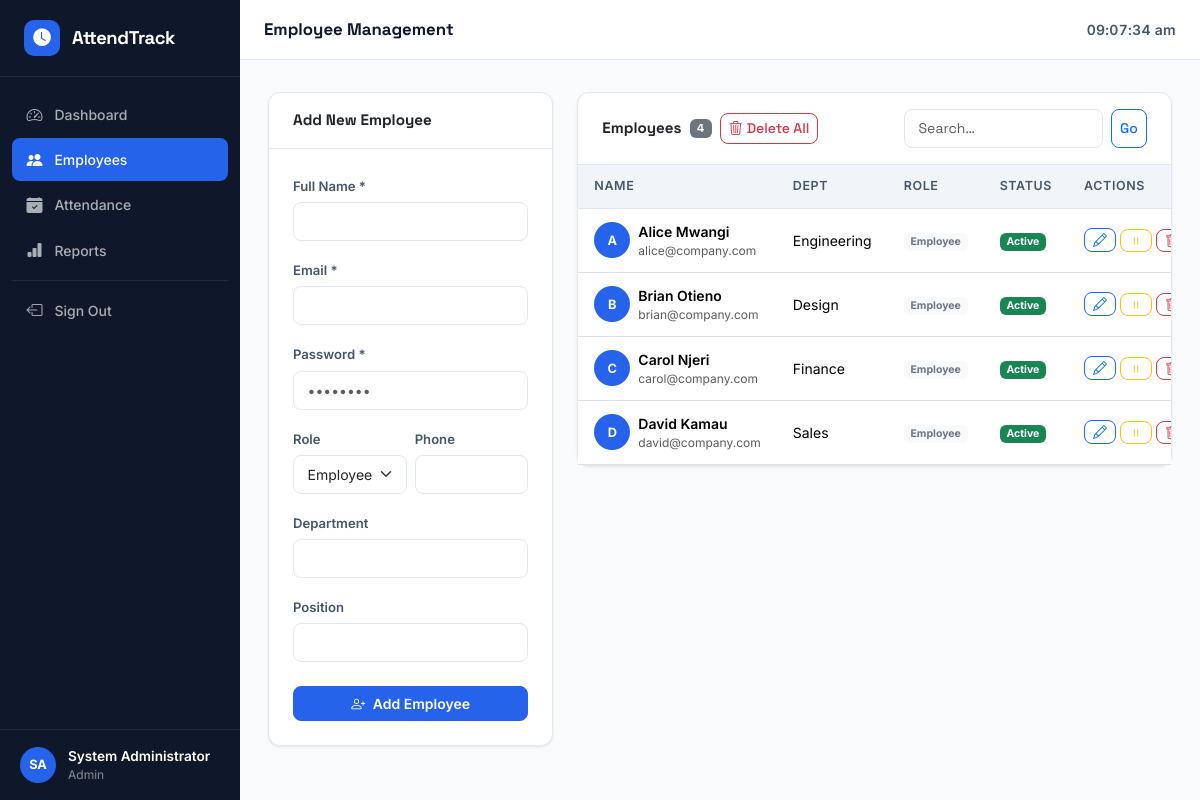
Page /admin/employees.php (signed in) on the committed database.
### tables this page shows
CREATE TABLE IF NOT EXISTS users (
  id          INT UNSIGNED AUTO_INCREMENT PRIMARY KEY,
  full_name   VARCHAR(120)  NOT NULL,
  email       VARCHAR(180)  NOT NULL UNIQUE,
  password    VARCHAR(255)  NOT NULL,
  role        ENUM('admin','employee') NOT NULL DEFAULT 'employee',
  department  VARCHAR(100)  DEFAULT NULL,
  position    VARCHAR(100)  DEFAULT NULL,
  phone       VARCHAR(30)   DEFAULT NULL,
  avatar      VARCHAR(255)  DEFAULT NULL,
  is_active   TINYINT(1)   NOT NULL DEFAULT 1,
  created_at  DATETIME     NOT NULL DEFAULT CURRENT_TIMESTAMP,
  updated_at  DATETIME     NOT NULL DEFAULT CURRENT_TIMESTAMP ON UPDATE CURRENT_TIMESTAMP
);

### includes/auth.php (called while the page is built, shortened)
<?php
require_once __DIR__ . '/db.php';
function is_logged_in(): bool {
    return !empty($_SESSION['logged_in']) && !empty($_SESSION['user_id']);
}
function current_user_id(): int {
    return (int)($_SESSION['user_id'] ?? 0);
}
function current_user(): array {
    $stmt = db_query(
        'SELECT id, full_name, email, role, department, position, avatar FROM users WHERE id = ? LIMIT 1',
        [current_user_id()]
    );
    return $stmt->fetch() ?: [];
}

### includes/db.php (called while the page is built, shortened)
<?php
class DB {
    private static ?PDO $instance = null;
    public static function get(): PDO {
        if (self::$instance === null) {
            $dsn = sprintf(
                'mysql:host=%s;port=%s;dbname=%s;charset=%s',
                DB_HOST, DB_PORT, DB_NAME, DB_CHARSET
            );
            $options = [
                PDO::ATTR_ERRMODE            => PDO::ERRMODE_EXCEPTION,
                PDO::ATTR_DEFAULT_FETCH_MODE => PDO::FETCH_ASSOC,
                PDO::ATTR_EMULATE_PREPARES   => false,
            ];
            try {
                self::$instance = new PDO($dsn, DB_USER, DB_PASS, $options);
            } catch (PDOException $e) {
                error_log('DB Connection failed: ' . $e->getMessage());
                die(json_encode(['error' => 'Database connection failed.']));
            }
        }
        return self::$instance;
    }
}
function db_query(string $sql, array $params = []): PDOStatement {
    $stmt = DB::get()->prepare($sql);
    $stmt->execute($params);
    return $stmt;
}

### admin/employees.php (the view, shortened to what this page needs)
<?php
require_once __DIR__ . '/../includes/auth.php';
$pageTitle = 'Employee Management';
$activeNav = 'emp';
$search    = trim($_GET['q'] ?? '');
$employees = db_query(
    "SELECT * FROM users WHERE role='employee' AND (full_name LIKE ? OR email LIKE ? OR department LIKE ?) ORDER BY full_name",
    ["%$search%", "%$search%", "%$search%"]
)->fetchAll();
$editing = null;
include __DIR__ . '/../includes/header.php';
?>
<div class="content-inner">
  <div class="row g-4">
    <div class="col-lg-4">
      <div class="card">
        <div class="card-header"><?= $editing ? 'Edit Employee' : 'Add New Employee' ?></div>
        <div class="card-body">
          <form method="post">
            <div class="mb-3">
              <label class="form-label">Full Name *</label>
              <input type="text" name="full_name" class="form-control" required
                value="<?= htmlspecialchars($editing['full_name'] ?? '') ?>">
            </div>
            <div class="mb-3">
              <label class="form-label">Email *</label>
              <input type="email" name="email" class="form-control" required
                value="<?= htmlspecialchars($editing['email'] ?? '') ?>">
            </div>
            <div class="mb-3">
              <label class="form-label">Password <?= $editing ? '(leave blank to keep)' : '*' ?></label>
              <input type="password" name="password" class="form-control" placeholder="••••••••"
                <?= $editing ? '' : 'required' ?>>
            </div>
            <div class="row g-2 mb-3">
              <div class="col-6">
                <label class="form-label">Role</label>
                <select name="role" class="form-select">
                  <option value="employee" <?= ($editing['role'] ?? '') !== 'admin' ? 'selected' : '' ?>>Employee</option>
                </select>
              </div>
              <div class="col-6">
                <label class="form-label">Phone</label>
                <input type="tel" name="phone" class="form-control"
                  value="<?= htmlspecialchars($editing['phone'] ?? '') ?>">
              </div>
            </div>
            <div class="mb-3">
              <label class="form-label">Department</label>
              <input type="text" name="department" class="form-control"
                value="<?= htmlspecialchars($editing['department'] ?? '') ?>">
            </div>
            <div class="mb-4">
              <label class="form-label">Position</label>
              <input type="text" name="position" class="form-control"
                value="<?= htmlspecialchars($editing['position'] ?? '') ?>">
            </div>
            <div class="d-flex gap-2">
              <button type="submit" class="btn btn-primary flex-fill fw-600">
                <i class="bi bi-<?= $editing ? 'save' : 'person-plus' ?> me-1"></i>
                <?= $editing ? 'Save Changes' : 'Add Employee' ?>
              </button>
            </div>
          </form>
        </div>
      </div>
    </div>
    <div class="col-lg-8">
      <div class="card">
        <div class="card-header d-flex justify-content-between align-items-center gap-2 flex-wrap">
          <div class="d-flex align-items-center gap-2 flex-wrap">
            Employees <span class="badge bg-secondary"><?= count($employees) ?></span>
            <?php if (!empty($employees)): ?>
              <form method="post" class="d-inline delete-all-form" onsubmit="return confirmDeleteAll()">
                <button type="submit" class="btn btn-sm btn-outline-danger">
                  <i class="bi bi-trash3 me-1"></i>Delete All
                </button>
              </form>
            <?php endif; ?>
          </div>
          <form method="get" class="d-flex gap-2 ms-auto">
            <input type="text" name="q" value="<?= htmlspecialchars($search) ?>"
              class="form-control form-control-sm" placeholder="Search…" style="min-width:140px">
            <button type="submit" class="btn btn-sm btn-outline-primary">Go</button>
          </form>
        </div>
        <div class="card-body p-0">
          <div class="table-responsive">
            <table class="table table-hover mb-0">
              <thead><tr>
                <th>Name</th><th>Dept</th><th>Role</th><th>Status</th><th>Actions</th>
              </tr></thead>
              <tbody>
                <?php if (empty($employees)): ?>
                  <tr><td colspan="5" class="text-center text-muted py-4">No employees found.</td></tr>
                <?php else: ?>
                <?php foreach ($employees as $e): ?>
                  <tr>
                    <td>
                      <div class="d-flex align-items-center gap-2">
                        <div class="avatar-sm" style="background:var(--brand-primary)">
                          <?= strtoupper(substr($e['full_name'], 0, 1)) ?>
                        </div>
                        <div>
                          <div class="fw-600"><?= htmlspecialchars($e['full_name']) ?></div>
                          <div class="text-muted" style="font-size:.75rem"><?= htmlspecialchars($e['email']) ?></div>
                        </div>
                      </div>
                    </td>
                    <td><?= htmlspecialchars($e['department'] ?? '—') ?></td>
                    <td><span class="badge <?= $e['role']==='admin'?'bg-primary':'bg-light text-secondary' ?>"><?= ucfirst($e['role']) ?></span></td>
                    <td>
                      <span class="badge <?= $e['is_active'] ? 'bg-success' : 'bg-secondary' ?>">
                        <?= $e['is_active'] ? 'Active' : 'Inactive' ?>
                      </span>
                    </td>
                    <td>
                      <div class="d-flex gap-1">
                        <a href="?edit=<?= $e['id'] ?>" class="btn btn-sm btn-outline-primary py-0 px-2">
                          <i class="bi bi-pencil"></i>
                        </a>
                        <form method="post" class="d-inline">
                          <button class="btn btn-sm <?= $e['is_active']?'btn-outline-warning':'btn-outline-success' ?> py-0 px-2">
                            <i class="bi bi-<?= $e['is_active']?'pause':'play' ?>"></i>
                          </button>
                        </form>
                        <form method="post" class="d-inline">
                          <button class="btn btn-sm btn-outline-danger py-0 px-2"
                            data-confirm="Delete <?= htmlspecialchars($e['full_name']) ?>? This cannot be undone.">
                            <i class="bi bi-trash"></i>
                          </button>
                        </form>
                      </div>
                    </td>
                  </tr>
                <?php endforeach; ?>
                <?php endif; ?>
              </tbody>
            </table>
          </div>
        </div>
      </div>
    </div>
  </div>
</div>
<?php include __DIR__ . '/../includes/footer.php'; ?>

### includes/header.php (shortened to what this page needs)
<?php
require_once __DIR__ . '/auth.php';
$user = current_user();
$role = $user['role'] ?? 'employee';
$fullName = $user['full_name'] ?? 'User';
$nameParts = array_filter(explode(' ', $fullName));
$initials = !empty($nameParts)
    ? implode('', array_map(fn($w) => strtoupper(mb_substr($w, 0, 1)), array_slice($nameParts, 0, 2)))
    : 'U';
?>
<!doctype html>
<html lang="en" data-bs-theme="light">
<head>
  <link href="https://cdn.jsdelivr.net/npm/bootstrap@5.3.3/dist/css/bootstrap.min.css" rel="stylesheet">
  <link href="https://cdn.jsdelivr.net/npm/bootstrap-icons@1.11.3/font/bootstrap-icons.min.css" rel="stylesheet">
  <link href="<?= BASE_URL ?>/assets/css/app.css" rel="stylesheet">
</head>
<body>
<div class="sidebar" id="sidebar">
  <div class="sidebar-brand">
    <span class="brand-icon"><i class="bi bi-clock-fill"></i></span>
    <span class="brand-text"><?= APP_NAME ?></span>
  </div>
  <nav class="sidebar-nav">
    <?php if ($role === 'admin'): ?>
      <a href="<?= BASE_URL ?>/admin/dashboard.php" class="nav-link <?= ($activeNav??'')==='dash'?'active':'' ?>">
        <i class="bi bi-speedometer2"></i> Dashboard
      </a>
      <a href="<?= BASE_URL ?>/admin/employees.php" class="nav-link <?= ($activeNav??'')==='emp'?'active':'' ?>">
        <i class="bi bi-people-fill"></i> Employees
      </a>
      <a href="<?= BASE_URL ?>/admin/attendance.php" class="nav-link <?= ($activeNav??'')==='att'?'active':'' ?>">
        <i class="bi bi-calendar-check-fill"></i> Attendance
      </a>
      <a href="<?= BASE_URL ?>/admin/reports.php" class="nav-link <?= ($activeNav??'')==='rep'?'active':'' ?>">
        <i class="bi bi-bar-chart-fill"></i> Reports
      </a>
      <div class="nav-divider"></div>
    <?php endif; ?>
    <a href="<?= BASE_URL ?>/api/logout.php" class="nav-link nav-link-danger">
      <i class="bi bi-box-arrow-left"></i> Sign Out
    </a>
  </nav>
  <div class="sidebar-footer">
    <div class="user-chip">
      <div class="avatar-sm"><?= $initials ?></div>
      <div class="user-info">
        <div class="user-name"><?= htmlspecialchars($user['full_name'] ?? '') ?></div>
        <div class="user-role"><?= ucfirst($role) ?></div>
      </div>
    </div>
  </div>
</div>
<div class="topbar">
  <div class="topbar-title"><?= htmlspecialchars($pageTitle ?? '') ?></div>
  <div class="topbar-right">
    <span class="live-clock" id="liveClock"></span>
  </div>
</div>
<main class="main-content">

### includes/footer.php (shortened to what this page needs)
</main>
</body>
</html>

### assets/css/app.css (style rules this page uses)
:root { --brand-primary: #2563EB; --brand-accent: #10B981; --brand-warn: #F59E0B; --brand-danger: #EF4444; --surface-0: #F8FAFC; --surface-1: #FFFFFF; --surface-2: #F1F5F9; --border: #E2E8F0; --text-primary: #0F172A; --text-secondary: #475569; --text-muted: #94A3B8; --sidebar-w: 240px; --topbar-h: 60px; --radius: 12px; --radius-sm: 8px; --shadow-sm: 0 1px 3px rgba(0,0,0,.06), 0 1px 2px rgba(0,0,0,.04); --shadow-md: 0 4px 16px rgba(0,0,0,.08); --transition: .18s ease; }
*, *::before, *::after { box-sizing: border-box; }
body { font-family: 'Inter', system-ui, sans-serif; background: var(--surface-0); color: var(--text-primary); margin: 0; overflow-x: hidden; }
.sidebar { position: fixed; inset: 0 auto 0 0; width: var(--sidebar-w); background: var(--text-primary); display: flex; flex-direction: column; z-index: 1040; transition: transform var(--transition); }
.sidebar-brand { display: flex; align-items: center; gap: .75rem; padding: 1.25rem 1.5rem; border-bottom: 1px solid rgba(255,255,255,.08); }
.brand-icon { width: 36px; height: 36px; border-radius: 10px; background: var(--brand-primary); display: grid; place-items: center; color: #fff; font-size: 1.1rem; }
.brand-text { font-family: 'Space Grotesk', sans-serif; font-weight: 700; font-size: 1.15rem; color: #fff; letter-spacing: -.02em; }
.sidebar-nav { flex: 1; padding: 1rem .75rem; overflow-y: auto; }
.sidebar-nav .nav-link { display: flex; align-items: center; gap: .75rem; padding: .6rem .9rem; border-radius: var(--radius-sm); color: rgba(255,255,255,.65); font-size: .875rem; font-weight: 500; text-decoration: none; transition: background var(--transition), color var(--transition); margin-bottom: 2px; }
.sidebar-nav .nav-link i { font-size: 1rem; flex-shrink: 0; }
.sidebar-nav .nav-link:hover, .sidebar-nav .nav-link.active { background: rgba(255,255,255,.1); color: #fff; }
.sidebar-nav .nav-link.active { background: var(--brand-primary); }
.nav-divider { height: 1px; background: rgba(255,255,255,.08); margin: .5rem 0; }
.sidebar-footer { padding: 1rem 1.25rem; border-top: 1px solid rgba(255,255,255,.08); }
.user-chip { display: flex; align-items: center; gap: .75rem; }
.avatar-sm { width: 36px; height: 36px; border-radius: 50%; background: var(--brand-primary); color: #fff; font-size: .8rem; font-weight: 700; display: grid; place-items: center; flex-shrink: 0; }
.user-info .user-name { color: #fff; font-size: .85rem; font-weight: 600; }
.user-info .user-role { color: rgba(255,255,255,.5); font-size: .75rem; }
.topbar { position: fixed; top: 0; left: var(--sidebar-w); right: 0; height: var(--topbar-h); background: var(--surface-1); border-bottom: 1px solid var(--border); display: flex; align-items: center; padding: 0 1.5rem; gap: 1rem; z-index: 1030; }
.topbar-title { font-family: 'Space Grotesk', sans-serif; font-weight: 700; font-size: 1.05rem; color: var(--text-primary); flex: 1; }
.topbar-right { display: flex; align-items: center; gap: 1rem; }
.live-clock { font-variant-numeric: tabular-nums; font-size: .875rem; font-weight: 600; color: var(--text-secondary); letter-spacing: .02em; }
.main-content { margin-left: var(--sidebar-w); padding-top: var(--topbar-h); min-height: 100vh; }
.content-inner { padding: 2rem 1.75rem; max-width: 1300px; }
.card { background: var(--surface-1); border: 1px solid var(--border); border-radius: var(--radius); box-shadow: var(--shadow-sm); }
.card-header { background: transparent; border-bottom: 1px solid var(--border); padding: 1rem 1.5rem; font-family: 'Space Grotesk', sans-serif; font-weight: 700; font-size: .95rem; }
.card-body { padding: 1.5rem; }
.table { font-size: .875rem; }
.table thead th { font-weight: 600; color: var(--text-secondary); font-size: .78rem; text-transform: uppercase; letter-spacing: .05em; background: var(--surface-2); border-bottom: 1px solid var(--border); padding: .75rem 1rem; }
.table tbody td { padding: .75rem 1rem; vertical-align: middle; }
.form-control, .form-select { border: 1px solid var(--border); border-radius: var(--radius-sm); font-size: .875rem; padding: .5rem .85rem; transition: border-color var(--transition), box-shadow var(--transition); }
.form-label { font-size: .82rem; font-weight: 600; color: var(--text-secondary); margin-bottom: .35rem; }
.btn { border-radius: var(--radius-sm); font-weight: 500; font-size: .875rem; }
.btn-primary { background: var(--brand-primary); border-color: var(--brand-primary); }
.fw-600 { font-weight: 600; }

### rows in the picture
users: full_name "SA", full_name "System Administrator", role "Admin"
users: full_name "A", full_name "Alice Mwangi", email "alice@company.com", department "Engineering", role "Employee", is_active "Active"
users: full_name "B", full_name "Brian Otieno", email "brian@company.com", department "Design", role "Employee", is_active "Active"
users: full_name "C", full_name "Carol Njeri", email "carol@company.com", department "Finance", role "Employee", is_active "Active"
users: full_name "D", full_name "David Kamau", email "david@company.com", department "Sales", role "Employee", is_active "Active"

### other values in the picture
APP_NAME "AttendTrack"
$pageTitle "Employee Management"
count($employees) "4"
